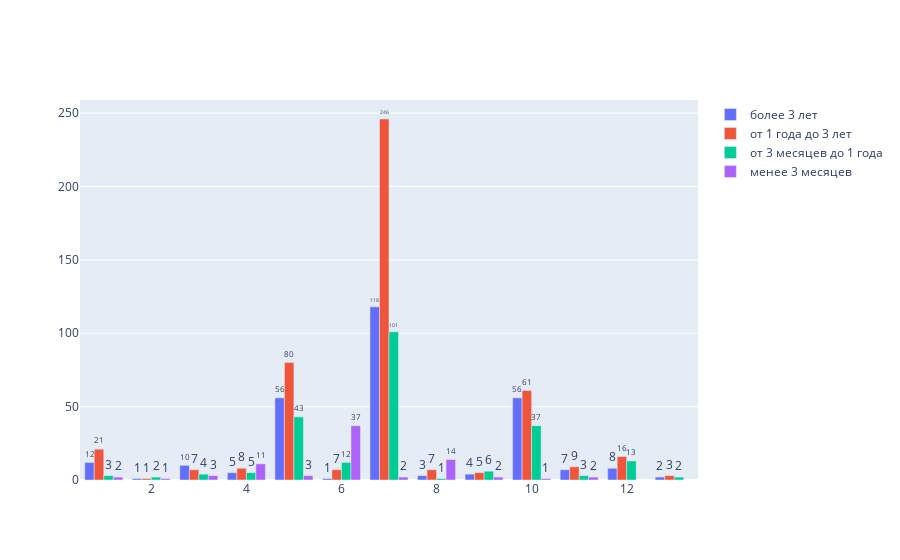

This figure's notebook cell:
### Markdown cell above
### Вопрос 1
Какие выводы можно сделать на основании таблицы
В зависимости от глубины анализа и от того какие цели преследовались от данного опроса, можно вытвщить следующие данные:
1. Посмотреть кол-во сотрудников по отделам, времени работы и есть ли у низ подчиненные, просто для понимания общей картины
2. Рассмотреть каждую ценность в разрезах функции, времени работы и есть ли подчиненные
- 2.1 Посмотреть сильно ли отличаются средние показатели по ответам на вопросы в зависимости от функции, времени работы и наличии подчиненных
- 2.2 Если углубиться можно сделать две выборки по наличию подчиненных и так же повторить пункт 2 и 2.1
3. Можно сгруппировать данные по каждой ценности и посмтреть есть ли странные ответы, допустим когда сотрудник понимает ценность, не разделяет ее, но активно применяет)
4. Можно рассмотреть каждую ценность в разрезах понимание, разделения и применения
- 4.1 Найти самую активно применяемую и нет
- 4.2 Найти самую непонятную и понятную
- 4.3 Найти самую сбалансированную ценность середину))
- Проводя такой глубокий анализ, можно понять есть ли зависимость от даваемых ответов и функцией в которой работает сотрудник или времени работы в Авито. Найти разницу между настроением сотрудников у которых есть подчиненные и тех у кого их нет.
5. Рассмотреть в целом всю выборку по опросу, без выделения какого либо признака и так же рассмотреть каждую ценность на понимание, разделение и применение(желательно сделать этот анализ  в начале исследования опроса, чтобы понять полную картину)

**Ниже приведу некоторые примеры**

### Code cell
by_function_time = df.groupby(['В_какой_функции_ты_работаешь', 'Сколько_ты_уже_работаешь_в_Авито'])['Unnamed:_0'].count().to_frame()
by_function_time.columns= ['count']
by_function_time = by_function_time.reset_index()
function = df['В_какой_функции_ты_работаешь'].unique()
up_to_3 = by_function_time.query('Сколько_ты_уже_работаешь_в_Авито == "менее 3 месяцев"')['count'].to_list()
fr_3m_to_1y = by_function_time.query('Сколько_ты_уже_работаешь_в_Авито == "от 3 месяцев до 1 года"')['count'].to_list()
fr_1_yto_3_y = by_function_time.query('Сколько_ты_уже_работаешь_в_Авито == "от 1 года до 3 лет"')['count'].to_list()
over_3y = by_function_time.query('Сколько_ты_уже_работаешь_в_Авито == "более 3 лет"')['count'].to_list()

fig = go.Figure(data=[
    go.Bar(name='более 3 лет', x=function, y = over_3y, text = over_3y, textposition='outside'),
    go.Bar(name='от 1 года до 3 лет', x=function, y=fr_1_yto_3_y, text=fr_1_yto_3_y,textposition='outside'),
    go.Bar(name='от 3 месяцев до 1 года', x=function, y=fr_3m_to_1y, text=fr_3m_to_1y,textposition='outside'),
    go.Bar(name='менее 3 месяцев', x=function, y=up_to_3, text=up_to_3,textposition='outside')
])
# Change the bar mode
fig.update_layout(barmode='group')
fig.show()

### Figure 1 — Plotly figure (JSON) as saved in the notebook; plotly's stock layout.template omitted (floating-point values rounded to 4 significant figures)
{"data": [{"name": "более 3 лет", "text": ["12", "1", "10", "5", "56", "1", "118", "3", "4", "56", "7", "8", "2"], "textposition": "outside", "type": "bar", "x": [1, 2, 3, 4, 5, 6, 7, 8, 9, 10, 11, 12, 13], "y": [12, 1, 10, 5, 56, 1, 118, 3, 4, 56, 7, 8, 2]}, {"name": "от 1 года до 3 лет", "text": ["21", "1", "7", "8", "80", "7", "246", "7", "5", "61", "9", "16", "3"], "textposition": "outside", "type": "bar", "x": [1, 2, 3, 4, 5, 6, 7, 8, 9, 10, 11, 12, 13], "y": [21, 1, 7, 8, 80, 7, 246, 7, 5, 61, 9, 16, 3]}, {"name": "от 3 месяцев до 1 года", "text": ["3", "2", "4", "5", "43", "12", "101", "1", "6", "37", "3", "13", "2"], "textposition": "outside", "type": "bar", "x": [1, 2, 3, 4, 5, 6, 7, 8, 9, 10, 11, 12, 13], "y": [3, 2, 4, 5, 43, 12, 101, 1, 6, 37, 3, 13, 2]}, {"name": "менее 3 месяцев", "text": ["2", "1", "3", "11", "3", "37", "2", "14", "2", "1", "2"], "textposition": "outside", "type": "bar", "x": [1, 2, 3, 4, 5, 6, 7, 8, 9, 10, 11, 12, 13], "y": [2, 1, 3, 11, 3, 37, 2, 14, 2, 1, 2]}], "layout": {"barmode": "group"}}
